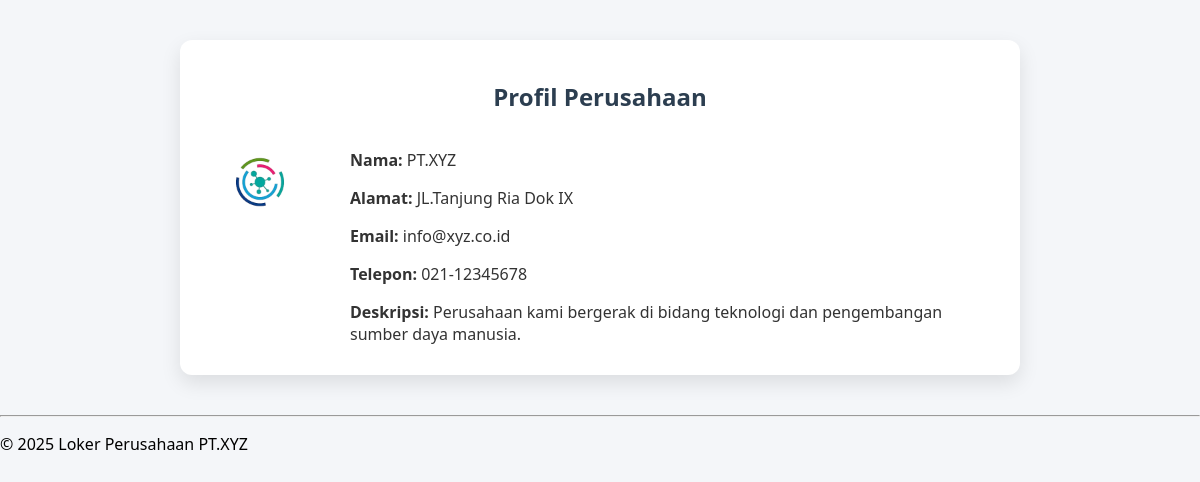
The app's page /loker_perusahaan/pages/profil.php with its own data.
### tables this page shows
CREATE TABLE `profil` (
  `id` int(11) NOT NULL,
  `nama` varchar(100) DEFAULT NULL,
  `alamat` text DEFAULT NULL,
  `email` varchar(100) DEFAULT NULL,
  `telepon` varchar(20) DEFAULT NULL,
  `deskripsi` text DEFAULT NULL,
  `logo` varchar(255) DEFAULT NULL,
  `id_user` int(11) DEFAULT NULL
);

### loker_perusahaan/pages/profil.php (the view, shortened to what this page needs)
<?php
include('../config/koneksi.php');
echo '<link rel="stylesheet" href="../assets/css/profil.css">';
$query = mysqli_query($koneksi, "SELECT * FROM profil LIMIT 1");
$data = mysqli_fetch_assoc($query);
?>
<div class="profil-container">
    <h2>Profil Perusahaan</h2>
    <div class="profil-card">
        <img class="logo" src="../assets/img/<?= htmlspecialchars($data['logo']) ?>" alt="Logo Perusahaan">
        <div class="profil-info">
            <p><strong>Nama:</strong> <?= htmlspecialchars($data['nama']) ?></p>
            <p><strong>Alamat:</strong> <?= nl2br(htmlspecialchars($data['alamat'])) ?></p>
            <p><strong>Email:</strong> <?= htmlspecialchars($data['email']) ?></p>
            <p><strong>Telepon:</strong> <?= htmlspecialchars($data['telepon']) ?></p>
            <p><strong>Deskripsi:</strong> <?= nl2br(htmlspecialchars($data['deskripsi'])) ?></p>
        </div>
    </div>
</div>
<?php include('../includes/footer.php'); ?>

### loker_perusahaan/assets/css/profil.css (style rules this page uses)
.profil-container { max-width: 800px; margin: 40px auto; padding: 20px; background: #fff; border-radius: 12px; box-shadow: 0 8px 20px rgba(0, 0, 0, 0.1); }
.profil-container h2 { text-align: center; color: #2c3e50; margin-bottom: 20px; }
.profil-card { display: flex; flex-direction: column; align-items: center; text-align: left; }
.logo { width: 120px; border-radius: 8px; margin-bottom: 20px; }
.profil-info { width: 100%; }
.profil-info p { font-size: 16px; margin-bottom: 10px; color: #333; }
@media (min-width: 600px) { .profil-card { flex-direction: row; align-items: flex-start; } }
@media (min-width: 600px) { .logo { margin-right: 30px; margin-bottom: 0; } }
@media (min-width: 600px) { .profil-info { flex: 1; } }

### records on screen
profil: logo (picture), nama "PT.XYZ", alamat "JL.Tanjung Ria Dok IX", email "info@xyz.co.id", telepon "021-12345678", deskripsi "Perusahaan kami bergerak di bidang teknologi dan pengembangan sumber daya manusia."
